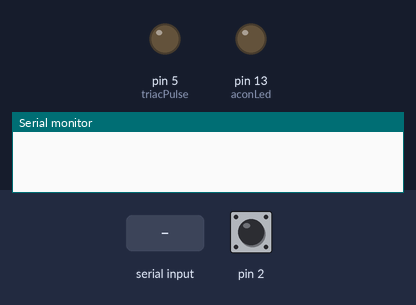
The sketch below on a simulated Arduino Uno, built with avr-gcc and run on an emulated ATmega328P. Parts: output pins drawn as LEDs (lit = HIGH), the last lines printed to the serial monitor. Inputs (shaded band) come from the test bench; at power-on: pin 2 HIGH.

Above: at 1.2 s.
1.3 s: "1" received over Serial
At 2.0 s:
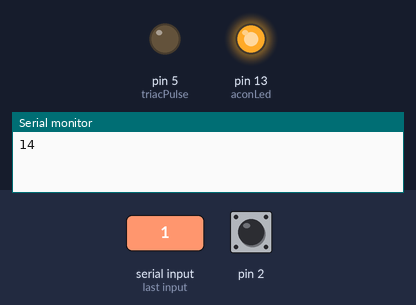
2.8 s: pin 2 pulled LOW for 0.15 s
At 3.2 s:
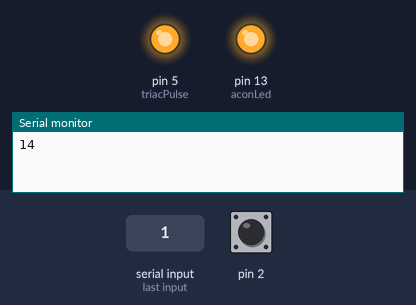
Timing chart, 0 to 5.8 s (numbered marks = the images above; inputs shaded):
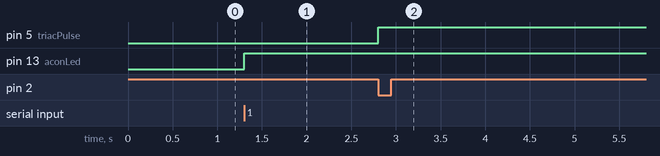

The sketch:

TriacGatePulse_Android_Transient_TEST.ino
```cpp
//Zero Crossing Detection
#define triacPulse 5
#define aconLed 13

int val=0,ctr=0,ctrMax=1000;
char v=25, set=0;

    /*START Debug*/
//int timer=0;

    /*END Debug*/

void setup()  {
   pinMode(2, INPUT);
   digitalWrite(2, HIGH); // pull up
   pinMode(triacPulse, OUTPUT);
   pinMode(aconLed, OUTPUT);
   digitalWrite(aconLed, LOW);
   Serial.begin(9600);
  }

 void loop() {
    // enable power
    if(Serial.available()>0){

      set=63-(Serial.read()%64);

      Serial.println((int)set);
      if(set>0){
        // LED indicator on
        digitalWrite(aconLed, HIGH);

             v=set;
      val=10000*(((double)(v+0.75))/63);

    /*START Debug*/
//        Serial.print("\tset : ");
//        Serial.print((int)set);
//        Serial.print("\t");
//        Serial.print((int)set,HEX);
//        Serial.print("\t");
//        Serial.print((int)set,BIN);
//        Serial.print(" ");
//
//
//        Serial.print("\t\tv: ");
//        Serial.println((int)v);

    /*END Debug*/
        ctr=0;
      }
      else{
        // LED indicator off
        digitalWrite(aconLed, LOW);
      }
    }
//    if(!(ctr%2) && ctr<ctrMax && set!=v){
//      if(set>v){
//
//    /*START Debug*/
////        Serial.print((int)set);
////        Serial.print(" set > v ");
////        Serial.println((int)v);
//    /*END Debug*/
//
//        v++;
//
//    /*START Debug*/
////        Serial.println(val);
//
//    /*END Debug*/
//      }
//      else if(set<v){
//
//    /*START Debug*/
////        Serial.print((int)set);
////        Serial.print(" set < v ");
////        Serial.println((int)v);
////
//    /*END Debug*/
//        v--;

    /*START Debug*/
//        Serial.println(val);
    /*END Debug*/
//      }

//      val=10000*((double)v/63);

//      if(set==v){
//        ctr=0;
        /*START Debug*/
//        Serial.print(" SET ");
//        Serial.println((int)v);
//      }
//      else{
//        Serial.println((int)v);
        /*END Debug*/
//      }

    /*START Debug*/
//      Serial.println(timer);
    /*END Debug*/
//    }
    /*START Debug*/
//    timer++;
//    if(timer>10000){
//      timer=0;
      //Serial.print("\n\t\tAcon\n");
//      acon();
//      }
    /*END Debug*/

    attachInterrupt(digitalPinToInterrupt(2), acon, CHANGE);
  }

void acon()
   {
    // delay val uSec on output pulse to turn on triac
    digitalWrite(triacPulse, LOW);
    delayMicroseconds(val); // read AD1
    digitalWrite(triacPulse, HIGH);
    ctr = (ctr<ctrMax &&  set!=v)?0:(ctr+1);

    /*START Debug*/
    //Serial.println("\t\tInterrupt");

    /*END Debug*/
   }
```

Measured:
- after the input at 1.3 s, pin 13 (aconLed): LOW → HIGH at once
- after the input at 2.8 s, pin 5 (triacPulse): LOW → HIGH at once
